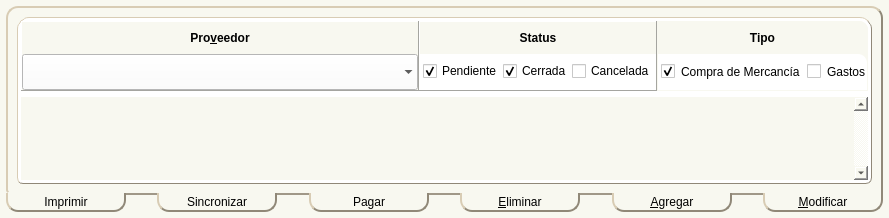
<?xml version="1.0" encoding="UTF-8"?>
<ui version="4.0">
 <class>Form</class>
 <widget class="QWidget" name="Form">
  <property name="geometry">
   <rect>
    <x>0</x>
    <y>0</y>
    <width>889</width>
    <height>218</height>
   </rect>
  </property>
  <property name="windowTitle">
   <string>Form</string>
  </property>
  <property name="styleSheet">
   <string notr="true">background-color:#F8F8F0;</string>
  </property>
  <layout class="QHBoxLayout" name="FormLY">
   <property name="spacing">
    <number>0</number>
   </property>
   <property name="margin">
    <number>0</number>
   </property>
   <item>
    <widget class="QFrame" name="mainFR">
     <layout class="QVBoxLayout" name="verticalLayout_13">
      <property name="spacing">
       <number>0</number>
      </property>
      <property name="margin">
       <number>6</number>
      </property>
      <item>
       <widget class="QFrame" name="contentBorderFR">
        <property name="styleSheet">
         <string notr="true">QFrame#contentBorderFR{border:2px outset #908878; border-bottom:0px; border-top-left-radius:12px; border-top-right-radius:12px; border-bottom-left-radius:3px; border-bottom-right-radius:0px; background-color:qradialgradient(cx:.5, cy:.5, radius:1.25,fx:.5, fy:.25, stop: 0 #FFD040, stop:1 #FFFFFF);}</string>
        </property>
        <layout class="QVBoxLayout" name="verticalLayout_7">
         <property name="spacing">
          <number>0</number>
         </property>
         <property name="margin">
          <number>9</number>
         </property>
         <item>
          <widget class="QFrame" name="contentFR">
           <property name="styleSheet">
            <string notr="true">QFrame#contentFR{border:1px outset #908878; border-top-left-radius:12px; border-top-right-radius:12px; border-bottom-left-radius:6px; border-bottom-right-radius:6px; background-color:#FFFFFF;}</string>
           </property>
           <layout class="QVBoxLayout" name="verticalLayout">
            <property name="spacing">
             <number>6</number>
            </property>
            <property name="margin">
             <number>3</number>
            </property>
            <item>
             <widget class="QFrame" name="frFiltros">
              <property name="styleSheet">
               <string notr="true">QFrame#frFiltros{border-top-left-radius:9px; border-top-right-radius:9px;}</string>
              </property>
              <layout class="QHBoxLayout" name="horizontalLayout_3">
               <property name="spacing">
                <number>0</number>
               </property>
               <property name="margin">
                <number>0</number>
               </property>
               <item>
                <widget class="QFrame" name="frProveedor">
                 <property name="frameShape">
                  <enum>QFrame::Panel</enum>
                 </property>
                 <property name="frameShadow">
                  <enum>QFrame::Raised</enum>
                 </property>
                 <layout class="QVBoxLayout" name="verticalLayout_4">
                  <property name="spacing">
                   <number>0</number>
                  </property>
                  <property name="margin">
                   <number>0</number>
                  </property>
                  <item>
                   <widget class="QLabel" name="laProveedor">
                    <property name="sizePolicy">
                     <sizepolicy hsizetype="Preferred" vsizetype="Fixed">
                      <horstretch>0</horstretch>
                      <verstretch>0</verstretch>
                     </sizepolicy>
                    </property>
                    <property name="minimumSize">
                     <size>
                      <width>0</width>
                      <height>32</height>
                     </size>
                    </property>
                    <property name="font">
                     <font>
                      <weight>75</weight>
                      <bold>true</bold>
                     </font>
                    </property>
                    <property name="styleSheet">
                     <string notr="true">QLabel{border-top-left-radius:9px; background-color:qradialgradient(cx:.5, cy:.5, radius:1.25,fx:.5, fy:.25, stop: 0 #FFD040, stop:1 #FFFFFF);}</string>
                    </property>
                    <property name="text">
                     <string>Pro&amp;veedor</string>
                    </property>
                    <property name="alignment">
                     <set>Qt::AlignCenter</set>
                    </property>
                    <property name="margin">
                     <number>3</number>
                    </property>
                    <property name="buddy">
                     <cstring>cbProveedor</cstring>
                    </property>
                   </widget>
                  </item>
                  <item>
                   <widget class="CDComboBox" name="cbProveedor">
                    <property name="sizePolicy">
                     <sizepolicy hsizetype="Expanding" vsizetype="Preferred">
                      <horstretch>0</horstretch>
                      <verstretch>0</verstretch>
                     </sizepolicy>
                    </property>
                    <property name="minimumSize">
                     <size>
                      <width>0</width>
                      <height>36</height>
                     </size>
                    </property>
                    <property name="font">
                     <font>
                      <weight>75</weight>
                      <bold>true</bold>
                     </font>
                    </property>
                    <property name="styleSheet">
                     <string notr="true">background-color:#FFFFFF</string>
                    </property>
                    <property name="maxVisibleItems">
                     <number>15</number>
                    </property>
                    <property name="frame">
                     <bool>false</bool>
                    </property>
                   </widget>
                  </item>
                 </layout>
                </widget>
               </item>
               <item>
                <widget class="QFrame" name="statusLY">
                 <property name="frameShape">
                  <enum>QFrame::Panel</enum>
                 </property>
                 <property name="frameShadow">
                  <enum>QFrame::Raised</enum>
                 </property>
                 <layout class="QVBoxLayout" name="verticalLayout_3">
                  <property name="spacing">
                   <number>0</number>
                  </property>
                  <property name="margin">
                   <number>0</number>
                  </property>
                  <item>
                   <widget class="QLabel" name="laStatus">
                    <property name="sizePolicy">
                     <sizepolicy hsizetype="Preferred" vsizetype="Fixed">
                      <horstretch>0</horstretch>
                      <verstretch>0</verstretch>
                     </sizepolicy>
                    </property>
                    <property name="minimumSize">
                     <size>
                      <width>0</width>
                      <height>32</height>
                     </size>
                    </property>
                    <property name="font">
                     <font>
                      <weight>75</weight>
                      <bold>true</bold>
                     </font>
                    </property>
                    <property name="styleSheet">
                     <string notr="true">QLabel{background-color:qradialgradient(cx:.5, cy:.5, radius:1.25,fx:.5, fy:.25, stop: 0 #FFD040, stop:1 #FFFFFF);}</string>
                    </property>
                    <property name="text">
                     <string>Status</string>
                    </property>
                    <property name="alignment">
                     <set>Qt::AlignCenter</set>
                    </property>
                    <property name="margin">
                     <number>3</number>
                    </property>
                   </widget>
                  </item>
                  <item>
                   <widget class="QFrame" name="statusLYFR">
                    <property name="minimumSize">
                     <size>
                      <width>0</width>
                      <height>36</height>
                     </size>
                    </property>
                    <property name="styleSheet">
                     <string notr="true">background-color:#FFFFFF;</string>
                    </property>
                    <property name="frameShadow">
                     <enum>QFrame::Raised</enum>
                    </property>
                    <layout class="QHBoxLayout" name="horizontalLayout_5">
                     <property name="spacing">
                      <number>0</number>
                     </property>
                     <property name="leftMargin">
                      <number>3</number>
                     </property>
                     <property name="topMargin">
                      <number>0</number>
                     </property>
                     <property name="rightMargin">
                      <number>1</number>
                     </property>
                     <property name="bottomMargin">
                      <number>1</number>
                     </property>
                     <item>
                      <widget class="QCheckBox" name="ch1">
                       <property name="text">
                        <string>Pendiente</string>
                       </property>
                       <property name="checked">
                        <bool>true</bool>
                       </property>
                      </widget>
                     </item>
                     <item>
                      <widget class="QCheckBox" name="ch2">
                       <property name="text">
                        <string>Cerrada</string>
                       </property>
                       <property name="checked">
                        <bool>true</bool>
                       </property>
                      </widget>
                     </item>
                     <item>
                      <widget class="QCheckBox" name="ch3">
                       <property name="text">
                        <string>Cancelada</string>
                       </property>
                      </widget>
                     </item>
                    </layout>
                   </widget>
                  </item>
                 </layout>
                </widget>
               </item>
               <item>
                <widget class="QFrame" name="frame">
                 <property name="styleSheet">
                  <string notr="true">border-top-right-radius:9px;</string>
                 </property>
                 <property name="frameShape">
                  <enum>QFrame::Panel</enum>
                 </property>
                 <property name="frameShadow">
                  <enum>QFrame::Raised</enum>
                 </property>
                 <layout class="QVBoxLayout" name="verticalLayout_5">
                  <property name="spacing">
                   <number>0</number>
                  </property>
                  <property name="margin">
                   <number>1</number>
                  </property>
                  <item>
                   <widget class="QLabel" name="label">
                    <property name="sizePolicy">
                     <sizepolicy hsizetype="Preferred" vsizetype="Fixed">
                      <horstretch>0</horstretch>
                      <verstretch>0</verstretch>
                     </sizepolicy>
                    </property>
                    <property name="minimumSize">
                     <size>
                      <width>0</width>
                      <height>32</height>
                     </size>
                    </property>
                    <property name="font">
                     <font>
                      <weight>75</weight>
                      <bold>true</bold>
                     </font>
                    </property>
                    <property name="styleSheet">
                     <string notr="true">QLabel{border-top-right-radius:9px; background-color:qradialgradient(cx:.5, cy:.5, radius:1.25,fx:.5, fy:.25, stop: 0 #FFD040, stop:1 #FFFFFF);}</string>
                    </property>
                    <property name="text">
                     <string>Tipo</string>
                    </property>
                    <property name="alignment">
                     <set>Qt::AlignCenter</set>
                    </property>
                    <property name="margin">
                     <number>3</number>
                    </property>
                   </widget>
                  </item>
                  <item>
                   <widget class="QFrame" name="frame_3">
                    <property name="minimumSize">
                     <size>
                      <width>0</width>
                      <height>36</height>
                     </size>
                    </property>
                    <property name="styleSheet">
                     <string notr="true">background-color:#FFFFFF</string>
                    </property>
                    <layout class="QHBoxLayout" name="horizontalLayout_4">
                     <property name="leftMargin">
                      <number>3</number>
                     </property>
                     <property name="topMargin">
                      <number>0</number>
                     </property>
                     <property name="rightMargin">
                      <number>1</number>
                     </property>
                     <property name="bottomMargin">
                      <number>1</number>
                     </property>
                     <item>
                      <widget class="QCheckBox" name="tipoMercanciaCH">
                       <property name="text">
                        <string>Compra de Mercancía</string>
                       </property>
                       <property name="checked">
                        <bool>true</bool>
                       </property>
                      </widget>
                     </item>
                     <item>
                      <widget class="QCheckBox" name="tipoGastosCH">
                       <property name="text">
                        <string>Gastos</string>
                       </property>
                      </widget>
                     </item>
                    </layout>
                   </widget>
                  </item>
                 </layout>
                </widget>
               </item>
              </layout>
             </widget>
            </item>
            <item>
             <widget class="QTableWidget" name="listTA">
              <property name="frameShape">
               <enum>QFrame::NoFrame</enum>
              </property>
              <property name="verticalScrollBarPolicy">
               <enum>Qt::ScrollBarAlwaysOn</enum>
              </property>
              <property name="wordWrap">
               <bool>false</bool>
              </property>
             </widget>
            </item>
           </layout>
          </widget>
         </item>
        </layout>
       </widget>
      </item>
      <item>
       <widget class="QFrame" name="buttonsFR">
        <property name="styleSheet">
         <string notr="true">border:0px;</string>
        </property>
        <layout class="QHBoxLayout" name="horizontalLayout">
         <property name="spacing">
          <number>0</number>
         </property>
         <property name="margin">
          <number>0</number>
         </property>
         <item>
          <widget class="QToolButton" name="toImprimir">
           <property name="sizePolicy">
            <sizepolicy hsizetype="Expanding" vsizetype="Fixed">
             <horstretch>3</horstretch>
             <verstretch>0</verstretch>
            </sizepolicy>
           </property>
           <property name="minimumSize">
            <size>
             <width>120</width>
             <height>0</height>
            </size>
           </property>
           <property name="styleSheet">
            <string notr="true">border:2px outset #908878; border-top:0px; border-top-left-radius:0px; border-top-right-radius:0px; border-bottom-left-radius:12px; border-bottom-right-radius:12px; background-color:qradialgradient(cx:.5, cy:.75, radius:1.5,fx:.5, fy:.75, stop: 0 #FFD040, stop:1 #FFFFFF);</string>
           </property>
           <property name="text">
            <string>Imprimir</string>
           </property>
           <property name="icon">
            <iconset>
             <normaloff>:/Print.png</normaloff>:/Print.png</iconset>
           </property>
           <property name="iconSize">
            <size>
             <width>44</width>
             <height>40</height>
            </size>
           </property>
           <property name="toolButtonStyle">
            <enum>Qt::ToolButtonTextBesideIcon</enum>
           </property>
          </widget>
         </item>
         <item>
          <widget class="QFrame" name="frame_8">
           <property name="sizePolicy">
            <sizepolicy hsizetype="Preferred" vsizetype="Preferred">
             <horstretch>1</horstretch>
             <verstretch>0</verstretch>
            </sizepolicy>
           </property>
           <property name="minimumSize">
            <size>
             <width>6</width>
             <height>0</height>
            </size>
           </property>
           <property name="styleSheet">
            <string notr="true">border-top:2 solid #A09888;</string>
           </property>
           <zorder>toImprimir</zorder>
          </widget>
         </item>
         <item>
          <widget class="QToolButton" name="synchronizeTO">
           <property name="sizePolicy">
            <sizepolicy hsizetype="Expanding" vsizetype="Preferred">
             <horstretch>3</horstretch>
             <verstretch>0</verstretch>
            </sizepolicy>
           </property>
           <property name="minimumSize">
            <size>
             <width>120</width>
             <height>0</height>
            </size>
           </property>
           <property name="styleSheet">
            <string notr="true">border:2px outset #908878; border-top:0px; border-top-left-radius:0px; border-top-right-radius:0px; border-bottom-left-radius:12px; border-bottom-right-radius:12px; background-color:qradialgradient(cx:.5, cy:.75, radius:1.5,fx:.5, fy:.75, stop: 0 #FFD040, stop:1 #FFFFFF);</string>
           </property>
           <property name="text">
            <string>Sincronizar</string>
           </property>
           <property name="iconSize">
            <size>
             <width>44</width>
             <height>40</height>
            </size>
           </property>
           <property name="toolButtonStyle">
            <enum>Qt::ToolButtonTextBesideIcon</enum>
           </property>
          </widget>
         </item>
         <item>
          <widget class="QFrame" name="frame_2">
           <property name="sizePolicy">
            <sizepolicy hsizetype="MinimumExpanding" vsizetype="Preferred">
             <horstretch>1</horstretch>
             <verstretch>0</verstretch>
            </sizepolicy>
           </property>
           <property name="minimumSize">
            <size>
             <width>8</width>
             <height>0</height>
            </size>
           </property>
           <property name="styleSheet">
            <string notr="true">border-top:2 solid #A09888;</string>
           </property>
          </widget>
         </item>
         <item>
          <widget class="QFrame" name="printFR">
           <property name="sizePolicy">
            <sizepolicy hsizetype="Expanding" vsizetype="Preferred">
             <horstretch>3</horstretch>
             <verstretch>0</verstretch>
            </sizepolicy>
           </property>
           <property name="styleSheet">
            <string notr="true"/>
           </property>
           <layout class="QVBoxLayout" name="verticalLayout_8">
            <property name="spacing">
             <number>0</number>
            </property>
            <property name="margin">
             <number>0</number>
            </property>
            <item>
             <widget class="QToolButton" name="paymentTO">
              <property name="sizePolicy">
               <sizepolicy hsizetype="Expanding" vsizetype="Fixed">
                <horstretch>3</horstretch>
                <verstretch>0</verstretch>
               </sizepolicy>
              </property>
              <property name="minimumSize">
               <size>
                <width>120</width>
                <height>0</height>
               </size>
              </property>
              <property name="styleSheet">
               <string notr="true">border:2px outset #908878; border-top:0px; border-top-left-radius:0px; border-top-right-radius:0px; border-bottom-left-radius:12px; border-bottom-right-radius:12px; background-color:qradialgradient(cx:.5, cy:.75, radius:1.5,fx:.5, fy:.75, stop: 0 #FFD040, stop:1 #FFFFFF);</string>
              </property>
              <property name="text">
               <string>Pagar</string>
              </property>
              <property name="icon">
               <iconset>
                <normaloff>:/Cash.png</normaloff>:/Cash.png</iconset>
              </property>
              <property name="iconSize">
               <size>
                <width>44</width>
                <height>40</height>
               </size>
              </property>
              <property name="toolButtonStyle">
               <enum>Qt::ToolButtonTextBesideIcon</enum>
              </property>
             </widget>
            </item>
           </layout>
          </widget>
         </item>
         <item>
          <widget class="QFrame" name="frame_5">
           <property name="sizePolicy">
            <sizepolicy hsizetype="MinimumExpanding" vsizetype="Preferred">
             <horstretch>1</horstretch>
             <verstretch>0</verstretch>
            </sizepolicy>
           </property>
           <property name="minimumSize">
            <size>
             <width>8</width>
             <height>0</height>
            </size>
           </property>
           <property name="styleSheet">
            <string notr="true">border-top:2 solid #A09888;</string>
           </property>
          </widget>
         </item>
         <item>
          <widget class="QToolButton" name="toEliminar">
           <property name="sizePolicy">
            <sizepolicy hsizetype="Expanding" vsizetype="Fixed">
             <horstretch>3</horstretch>
             <verstretch>0</verstretch>
            </sizepolicy>
           </property>
           <property name="minimumSize">
            <size>
             <width>120</width>
             <height>0</height>
            </size>
           </property>
           <property name="styleSheet">
            <string notr="true">border:2px outset #908878; border-top:0px; border-top-left-radius:0px; border-top-right-radius:0px; border-bottom-left-radius:12px; border-bottom-right-radius:12px; background-color:qradialgradient(cx:.5, cy:.75, radius:1.5,fx:.5, fy:.75, stop: 0 #FFD040, stop:1 #FFFFFF);</string>
           </property>
           <property name="text">
            <string>&amp;Eliminar</string>
           </property>
           <property name="icon">
            <iconset>
             <normaloff>:/Minus.png</normaloff>:/Minus.png</iconset>
           </property>
           <property name="iconSize">
            <size>
             <width>44</width>
             <height>40</height>
            </size>
           </property>
           <property name="checkable">
            <bool>true</bool>
           </property>
           <property name="toolButtonStyle">
            <enum>Qt::ToolButtonTextBesideIcon</enum>
           </property>
          </widget>
         </item>
         <item>
          <widget class="QFrame" name="frame_4">
           <property name="sizePolicy">
            <sizepolicy hsizetype="MinimumExpanding" vsizetype="Preferred">
             <horstretch>1</horstretch>
             <verstretch>0</verstretch>
            </sizepolicy>
           </property>
           <property name="minimumSize">
            <size>
             <width>8</width>
             <height>0</height>
            </size>
           </property>
           <property name="styleSheet">
            <string notr="true">border-top:2 solid #A09888;</string>
           </property>
          </widget>
         </item>
         <item>
          <widget class="QToolButton" name="toAgregar">
           <property name="sizePolicy">
            <sizepolicy hsizetype="Expanding" vsizetype="Fixed">
             <horstretch>3</horstretch>
             <verstretch>0</verstretch>
            </sizepolicy>
           </property>
           <property name="minimumSize">
            <size>
             <width>120</width>
             <height>0</height>
            </size>
           </property>
           <property name="styleSheet">
            <string notr="true">border:2px outset #908878; border-top:0px; border-top-left-radius:0px; border-top-right-radius:0px; border-bottom-left-radius:12px; border-bottom-right-radius:12px; background-color:qradialgradient(cx:.5, cy:.75, radius:1.5,fx:.5, fy:.75, stop: 0 #FFD040, stop:1 #FFFFFF);</string>
           </property>
           <property name="text">
            <string>&amp;Agregar</string>
           </property>
           <property name="icon">
            <iconset>
             <normaloff>:/Plus.png</normaloff>:/Plus.png</iconset>
           </property>
           <property name="iconSize">
            <size>
             <width>44</width>
             <height>40</height>
            </size>
           </property>
           <property name="checkable">
            <bool>true</bool>
           </property>
           <property name="toolButtonStyle">
            <enum>Qt::ToolButtonTextBesideIcon</enum>
           </property>
          </widget>
         </item>
         <item>
          <widget class="QFrame" name="frame_6">
           <property name="sizePolicy">
            <sizepolicy hsizetype="MinimumExpanding" vsizetype="Preferred">
             <horstretch>1</horstretch>
             <verstretch>0</verstretch>
            </sizepolicy>
           </property>
           <property name="minimumSize">
            <size>
             <width>8</width>
             <height>0</height>
            </size>
           </property>
           <property name="styleSheet">
            <string notr="true">border-top:2 solid #A09888;</string>
           </property>
          </widget>
         </item>
         <item>
          <widget class="QToolButton" name="toModificar">
           <property name="sizePolicy">
            <sizepolicy hsizetype="Expanding" vsizetype="Fixed">
             <horstretch>3</horstretch>
             <verstretch>0</verstretch>
            </sizepolicy>
           </property>
           <property name="minimumSize">
            <size>
             <width>120</width>
             <height>0</height>
            </size>
           </property>
           <property name="styleSheet">
            <string notr="true">border:2px outset #908878; border-top:0px; border-top-left-radius:0px; border-top-right-radius:0px; border-bottom-left-radius:12px; border-bottom-right-radius:12px; background-color:qradialgradient(cx:.5, cy:.75, radius:1.5,fx:.5, fy:.75, stop: 0 #FFD040, stop:1 #FFFFFF);</string>
           </property>
           <property name="text">
            <string>&amp;Modificar</string>
           </property>
           <property name="icon">
            <iconset>
             <normaloff>:/Redo.png</normaloff>:/Redo.png</iconset>
           </property>
           <property name="iconSize">
            <size>
             <width>44</width>
             <height>40</height>
            </size>
           </property>
           <property name="checkable">
            <bool>true</bool>
           </property>
           <property name="toolButtonStyle">
            <enum>Qt::ToolButtonTextBesideIcon</enum>
           </property>
          </widget>
         </item>
        </layout>
       </widget>
      </item>
     </layout>
    </widget>
   </item>
  </layout>
 </widget>
 <customwidgets>
  <customwidget>
   <class>CDComboBox</class>
   <extends>QComboBox</extends>
   <header>cdWidgets.cdComboBox</header>
  </customwidget>
 </customwidgets>
 <resources>
  <include location="../resources.qrc"/>
 </resources>
 <connections/>
</ui>
